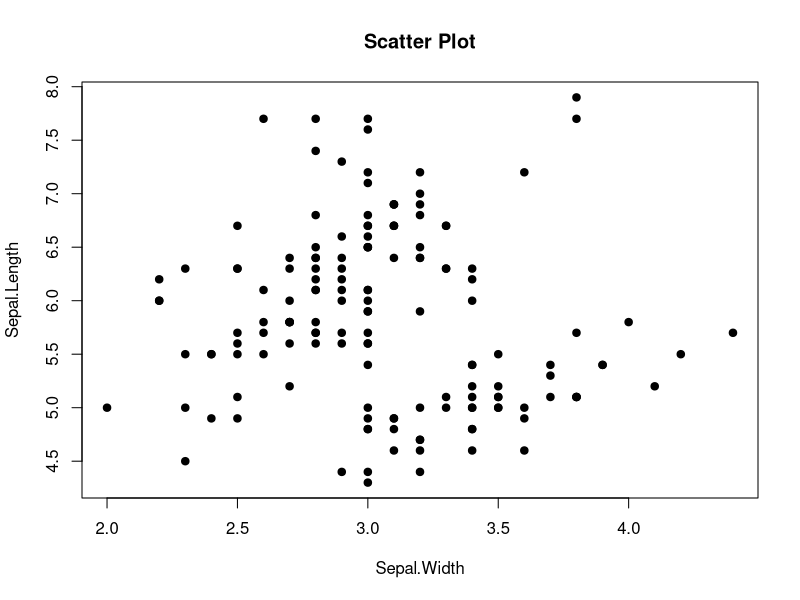
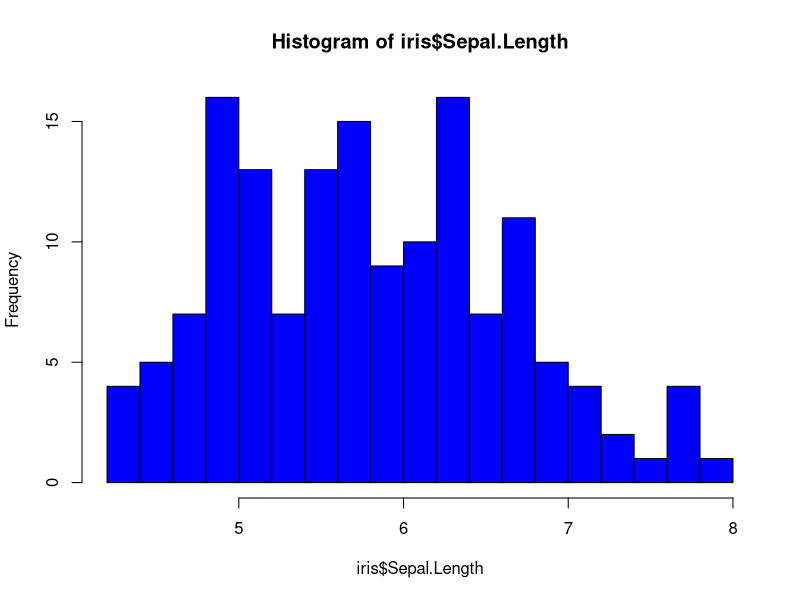
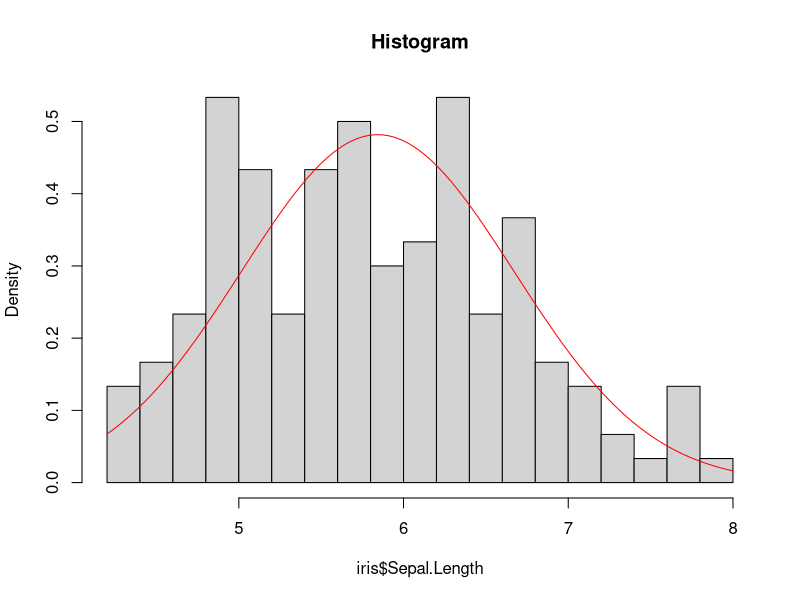
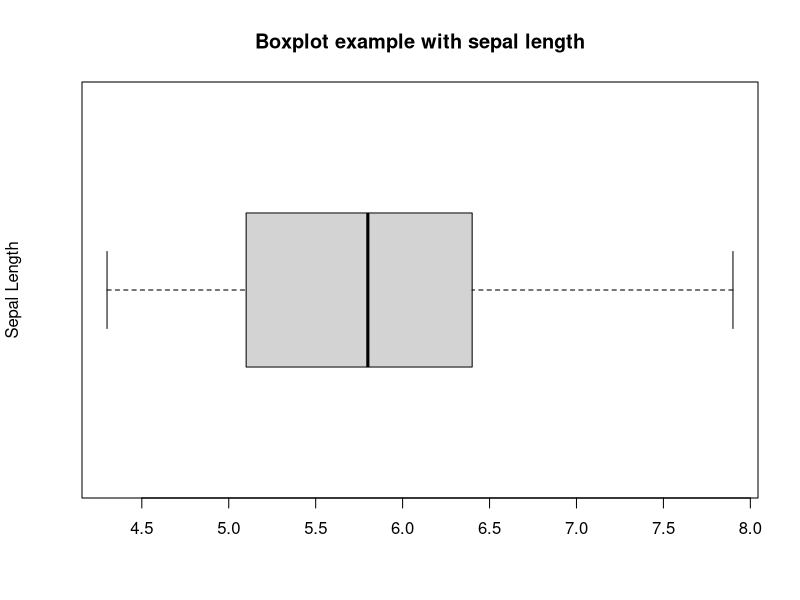
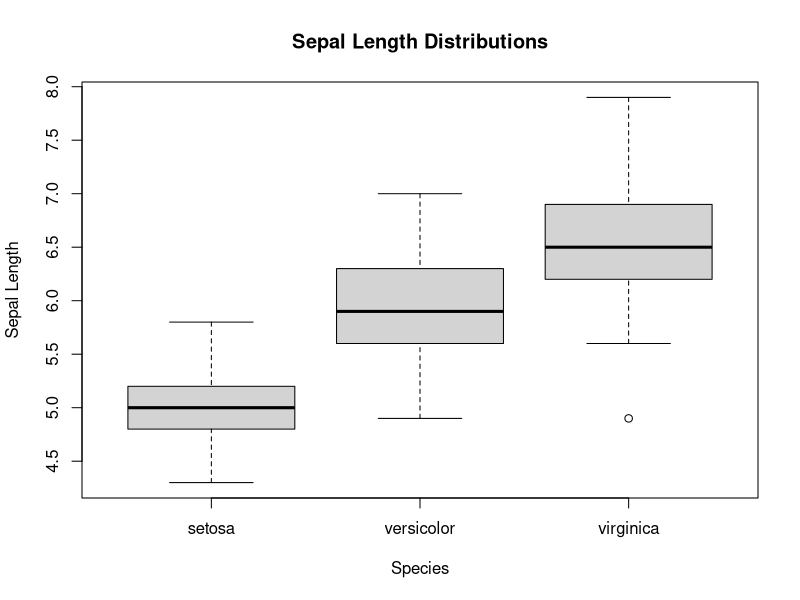
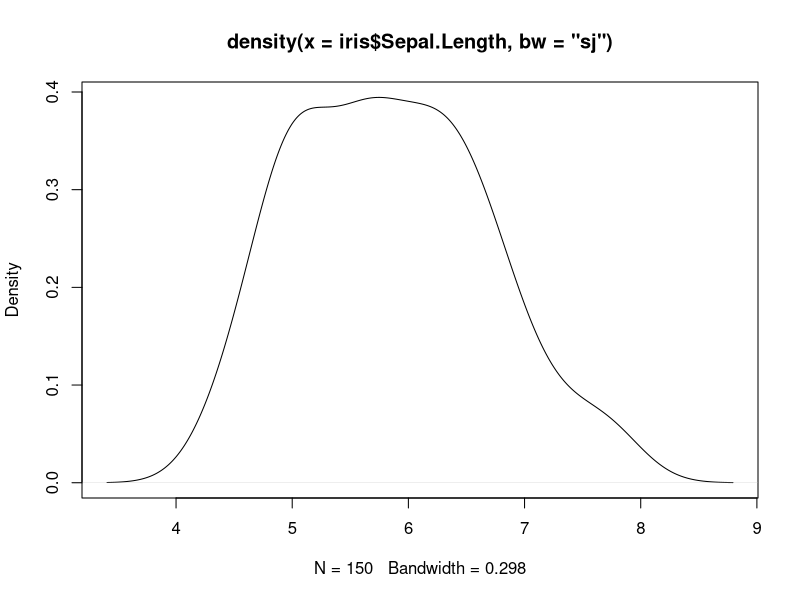
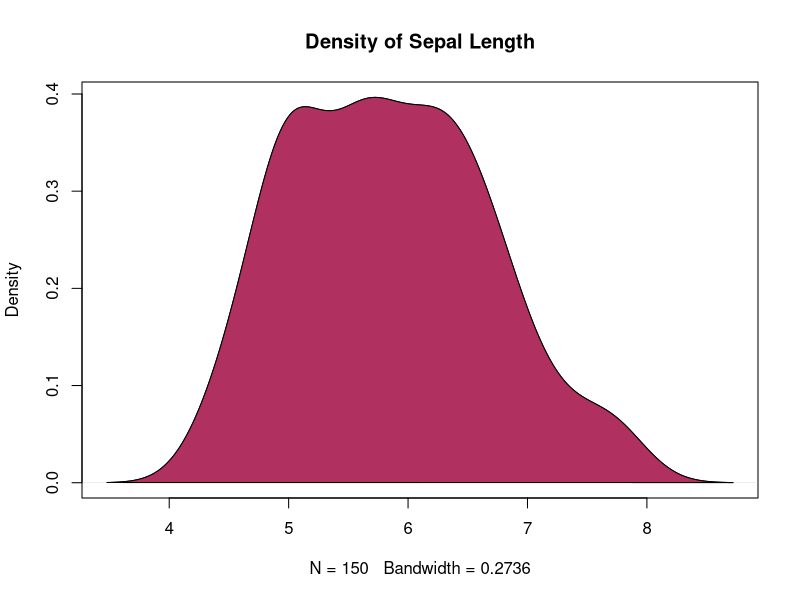
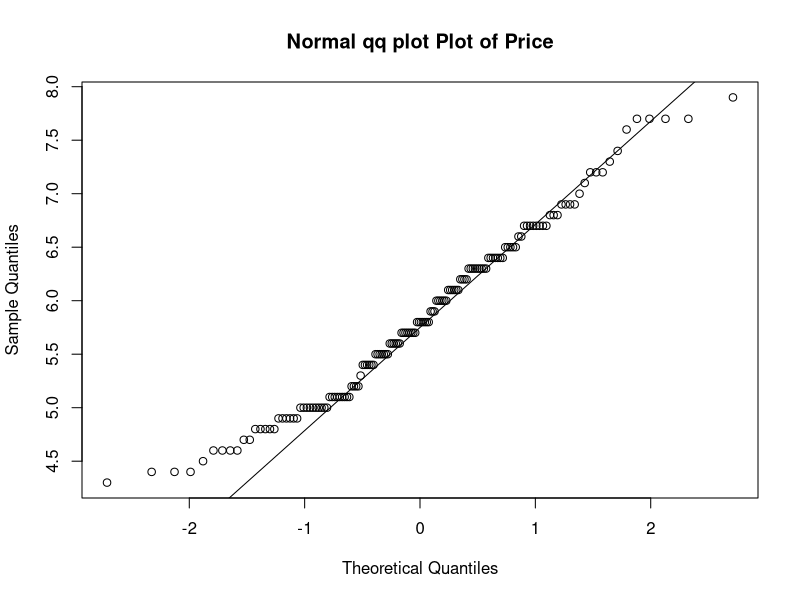

Here is the R script that generated these plots, in order:
library(dplyr)
library(datasets)


data(iris)
#attach(df)
names(iris)

#view the number of variables and the data types
str(iris)

#view the first five rows 
head(iris)

#get a summary statistics for the dataset
summary(iris)


#the median of the length of each species.
tapply(iris$Sepal.Width, iris$Species, median)

#count of column and rows
nrow(iris)
ncol(iris)

#%%%%%%%%%Filtering Data%%%%%%%%%%%%%
library(tidyverse)

#filter one species
df <- filter(iris, iris$Species == "setosa")
head(df)

##sepal length greater than 4
sep_iris <- filter(iris, iris$Sepal.Length > 4 & iris$Species=="setosa")

head(iris%>%filter(Species != "setosa"))

#scatter plots to observe relationship between length and width
plot(iris$Sepal.Width, iris$Sepal.Length, xlab = "Sepal.Width",
     ylab = "Sepal.Length", main = "Scatter Plot", pch=19)

#histogram to check the statistical distribution
hist(iris$Sepal.Length, breaks = 20, col = "blue")

hist(iris$Sepal.Length, freq = FALSE, breaks = 20, main = "Histogram")
curve(dnorm(x, mean = mean(iris$Sepal.Length), sd=sd(iris$Sepal.Length)),
      add=TRUE,col= "red")

###summary sepal length
summary(iris$Sepal.Length)

####BOXPLOT####
boxplot(iris$Sepal.Length, ylab = "Sepal Length",
        main = "Boxplot example with sepal length", horizontal = TRUE)

boxplot(Sepal.Length~ Species, data = iris, ylab = "Sepal Length", 
        main = "Sepal Length Distributions", horizontal = FALSE)


###kernel density plots for sepal length
k<- density(iris$Sepal.Length, bw = "sj")
k
plot(k)

#filling a desnity plot using a polygon
#compute density
k <- density(iris$Sepal.Length)

#density plot
plot(k, main = "Density of Sepal Length")
#fill the density with color
polygon(k, col = "maroon", border = 'black')


#check for normality of sepal length using qqplot
qqnorm((iris$Sepal.Length), main="Normal qq plot Plot of Price")
qqline(iris$Sepal.Length)

